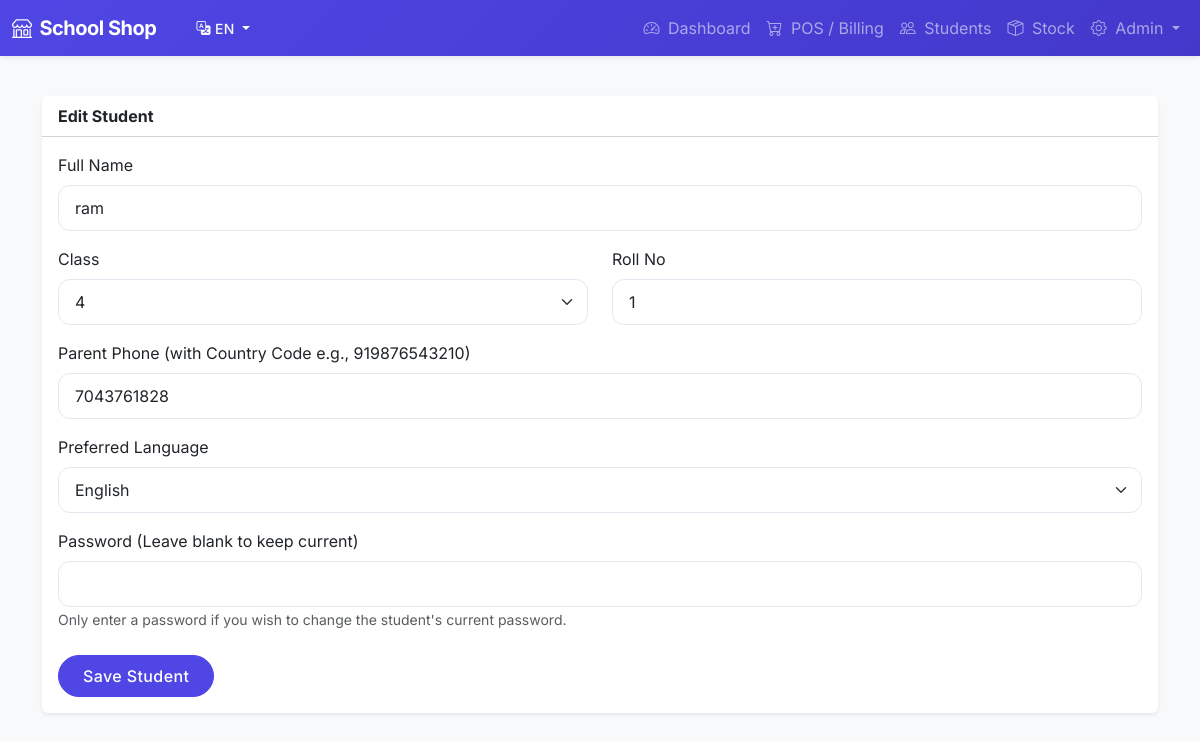
/students/edit/1 (signed in), run on the app's committed database.
### app/models.py (models this page shows, shortened)
class Student(UserMixin, db.Model):
    __tablename__ = 'students'
    id = db.Column(db.Integer, primary_key=True)
    name = db.Column(db.String(100), nullable=False)
    password_hash = db.Column(db.String(255))
    class_id = db.Column(db.Integer, db.ForeignKey('classes.id'), nullable=True)
    roll_no = db.Column(db.String(20))
    parent_phone = db.Column(db.String(20))
    balance = db.Column(db.Float, default=0.0) # Positive = Wallet, Negative = Due
    language = db.Column(db.String(5), default='en')
    created_at = db.Column(db.DateTime, default=datetime.utcnow)
    transactions = db.relationship('Transaction', backref='student', lazy='dynamic')
    bills = db.relationship('Bill', backref='student', lazy='dynamic')

### app/routes/student.py (the view, shortened to what this page needs)
@student_bp.route('/edit/<int:id>', methods=['GET', 'POST'])
@admin_required
def edit_student(id):
    student = Student.query.get_or_404(id)
    classes = Class.query.order_by(Class.order).all()
    return render_template(
        'students/form.html',
        student=student,
        classes=classes
    )

### app/models.py (called while the page is built)
@login_manager.user_loader
def load_user(user_id):
    user_type = session.get('user_type')
    if user_type == 'student':
        return Student.query.get(int(user_id))
    elif user_type == 'admin':
        return User.query.get(int(user_id))
    return None

### app/templates/students/form.html (shortened to what this page needs)
{% extends "base.html" %}
{% block content %}
<div class="card border-0 shadow-sm">
    <div class="card-header bg-white fw-bold">{{ 'Edit' if student else 'Add' }} Student</div>
    <div class="card-body">
        <form method="POST">
            <div class="mb-3">
                <label class="form-label">Full Name</label>
                <input type="text" name="name" class="form-control" value="{{ student.name if student else '' }}"
                    required>
            </div>
            <div class="row">
                <div class="col-md-6 mb-3">
                    <label class="form-label">Class</label>
                    <select name="class_id" class="form-select" required>
                        {% for c in classes %}
                        <option value="{{ c.id }}" {{ 'selected' if student and student.class_id==c.id else '' }}>{{
                            c.name }}</option>
                        {% endfor %}
                    </select>
                </div>
                <div class="col-md-6 mb-3">
                    <label class="form-label">Roll No</label>
                    <input type="text" name="roll_no" class="form-control"
                        value="{{ student.roll_no if student else '' }}">
                </div>
            </div>
            <div class="mb-3">
                <label class="form-label">Parent Phone (with Country Code e.g., 919876543210)</label>
                <input type="text" name="parent_phone" class="form-control"
                    value="{{ student.parent_phone if student else '' }}" placeholder="919999999999">
            </div>
            <div class="mb-3">
                <label class="form-label">Preferred Language</label>
                <select name="language" class="form-select">
                    <option value="en" {{ 'selected' if student and student.language=='en' else '' }}>English</option>
                </select>
            </div>
            <div class="mb-4">
                <label class="form-label">Password {{ '(Leave blank to keep current)' if student else '' }}</label>
                <input type="password" name="password" class="form-control" {{ 'required' if not student else '' }}>
                {% if student %}
                <small class="text-muted">Only enter a password if you wish to change the student's current
                    password.</small>
                {% endif %}
            </div>
            <button type="submit" class="btn btn-primary">Save Student</button>
        </form>
    </div>
</div>
{% endblock %}

### app/static/css/style.css (style rules this page uses)
:root { --primary: #4f46e5; --primary-hover: #4338ca; --secondary: #64748b; --success: #10b981; --danger: #ef4444; --warning: #f59e0b; --info: #3b82f6; --light: #f8fafc; --dark: #1e293b; --body-bg: #f1f5f9; --card-bg: #ffffff; --shadow-sm: 0 1px 2px 0 rgb(0 0 0 / 0.05); --shadow: 0 4px 6px -1px rgb(0 0 0 / 0.1), 0 2px 4px -2px rgb(0 0 0 / 0.1); --shadow-md: 0 10px 15px -3px rgb(0 0 0 / 0.1), 0 4px 6px -4px rgb(0 0 0 / 0.1); --shadow-lg: 0 20px 25px -5px rgb(0 0 0 / 0.1), 0 8px 10px -6px rgb(0 0 0 / 0.1); --font-family: 'Inter', system-ui, -apple-system, sans-serif; }
body { font-family: var(--font-family); background-color: var(--body-bg); color: var(--dark); -webkit-font-smoothing: antialiased; }
.card { border: none; background: var(--card-bg); box-shadow: var(--shadow); transition: transform 0.2s, box-shadow 0.2s; }
.btn { border-radius: 9999px; padding: 0.5rem 1.5rem; font-weight: 500; transition: all 0.2s; letter-spacing: 0.025em; }
.btn-primary { background-color: var(--primary); border-color: var(--primary); }
.form-control, .form-select { border-radius: 0.75rem; border: 1px solid #e2e8f0; padding: 0.625rem 1rem; transition: border-color 0.2s, box-shadow 0.2s; }

### data on the page
Student: name "ram", roll_no "1", parent_phone "7043761828"

### other printed values
{{ 'EN' if lang=='en' else 'GU' }} "EN"
{{ get_text('dashboard') }} "Dashboard"
{{ get_text('pos') }} "POS / Billing"
{{ get_text('students') }} "Students"
{{ get_text('stock') }} "Stock"
{{ 'Edit' if student else 'Add' }} "Edit"
{{ '(Leave blank to keep current)' if student else '' }} "(Leave blank to keep current)"
form field class_id "4"
